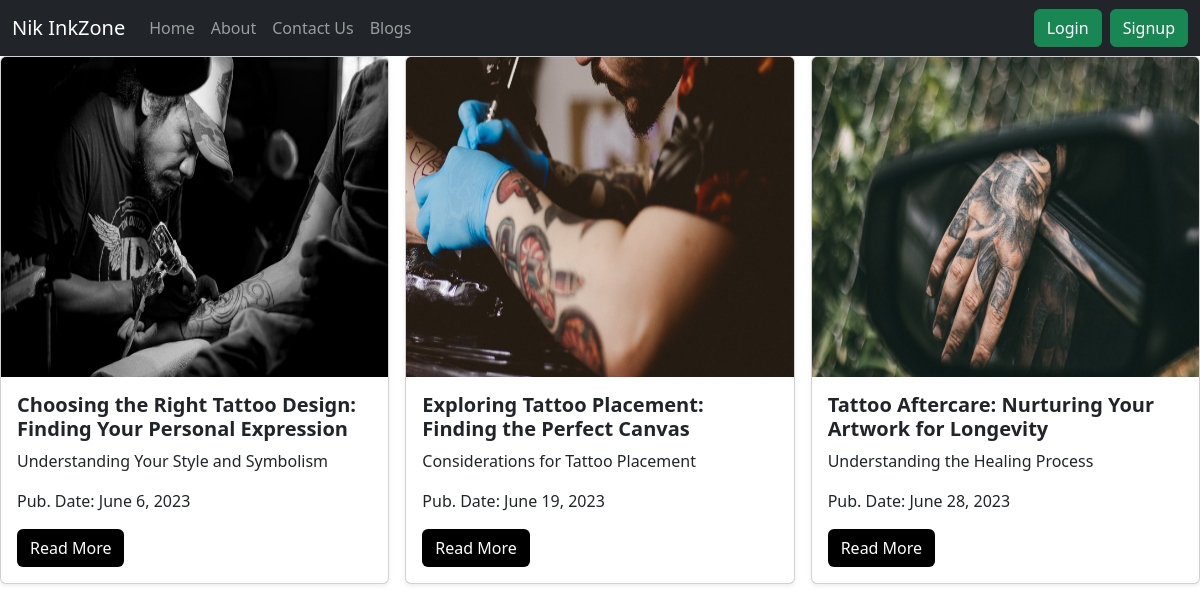
Screenshot of /blog/ with the database file from the repository.
### myapp/models.py (models this page shows, shortened)
class Blog(models.Model):
    post_id = models.AutoField(primary_key=True)
    title=models.CharField(max_length=75)
    heading1=models.CharField(max_length=100,default='')
    cheading1=models.CharField(max_length=5000,default='')
    heading2=models.CharField(max_length=100,default='')
    cheading2=models.CharField(max_length=5000,default='')
    heading3=models.CharField(max_length=1000,default='')
    cheading3=models.CharField(max_length=5000,default='')
    pub_date=models.DateField()
    thumbnail=models.ImageField(upload_to='myapp/images/blog',default='')
    author=models.CharField(max_length=75,default='')

### myapp/views.py (the view)
# urls.py: path('blog/', views.blog_list, name='blog_list'),
def blog_list(request):
    blogs = Blog.objects.all()
    context = {'blogs': blogs}
    return render(request, 'myapp/blog.html', context)

### myapp/templates/myapp/blog.html
{% extends 'myapp/base.html' %}
{% load static %}
{% block body %}
<div class="row row-cols-1 row-cols-sm-2 row-cols-md-3 g-3">
  {% for blog_item in blogs %}
  <div class="col">
    <div class="card shadow-sm">
      <img
        style="width: 499px; height: 320px"
        src="{{ blog_item.thumbnail.url }}"
        class="card-img-top img-fluid"
        alt="{{ blog_item.product_name }}"
      />
      <div class="card-body">
        <h5 style="font-weight: bold" class="card-title">
          {{ blog_item.title }}
        </h5>
        <p class="card-text">{{ blog_item.heading1 }}</p>
        <p class="card-text">Pub. Date: {{ blog_item.pub_date }}</p>
        <a href="blogpost/{{ blog_item.post_id }}">
          <button id="qv{{ blog_item.post_id }}" class="btn" style="background-color: black; color: white">
            Read More
          </button>
        </a>
      </div>
    </div>
  </div>
  {% endfor %}
</div>
{% endblock %}

### rows the page displays
Blog: thumbnail (picture), title "Choosing the Right Tattoo Design: Finding Your Personal Expression", heading1 "Understanding Your Style and Symbolism", pub_date "June 6, 2023"
Blog: thumbnail (picture), title "Exploring Tattoo Placement: Finding the Perfect Canvas", heading1 "Considerations for Tattoo Placement", pub_date "June 19, 2023"
Blog: thumbnail (picture), title "Tattoo Aftercare: Nurturing Your Artwork for Longevity", heading1 "Understanding the Healing Process", pub_date "June 28, 2023"
